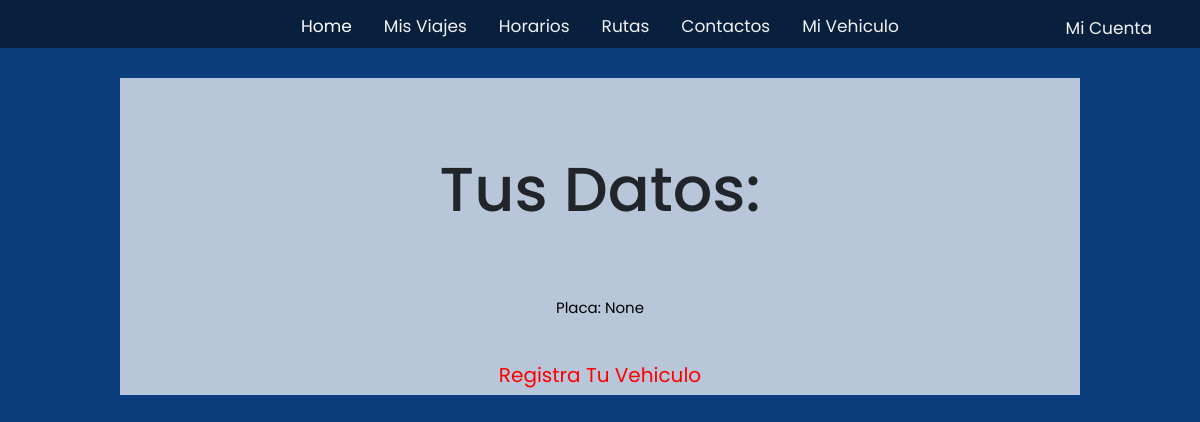
/datosVehiculo/1/ (signed in), run on an earlier commit of the app's database.
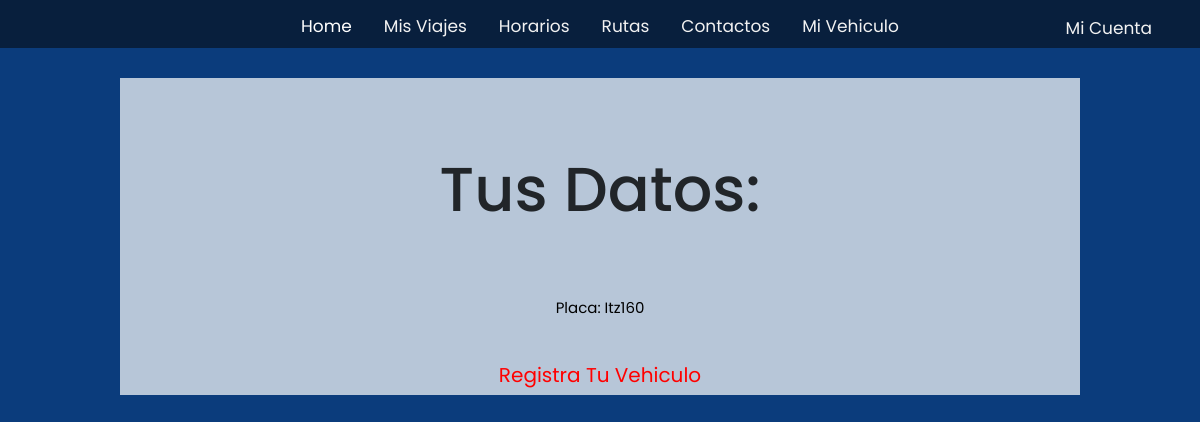
And on a later commit of the database.
### app/models.py (models this page shows)
class Vehiculo(models.Model):
    placa = models.CharField(max_length=6, validators=[MinLengthValidator(6)],blank=False, null=False, unique=True)
    color = models.SlugField(max_length=50)
    modelo = models.CharField(max_length=200)
    user = models.ForeignKey(User, on_delete=models.CASCADE, default=True)
    def __str__(self):
        return self.placa

### app/views.py (the view)
# urls.py: path('datosVehiculo/<pk>/', appViews.datosVehiculo, name="Datos Vehiculo"),
def datosVehiculo(request, pk):
    logged_in_user_vehiculo = Vehiculo.objects.filter(user_id=pk)
    return render(request, 'datosVehiculo.html', {'vehiculo': logged_in_user_vehiculo})

### app/templates/datosVehiculo.html
{% extends "layout.html" %}
{%load static%}
{% block content %}
<div class="info">
    <h1>Tus datos:</h1>
    <p> placa: {{ vehiculo.first }}  </p>
    <div class="link">
        <a href="{% url 'vehiculo'%}">Registra tu vehiculo</a>
    </div>
</div>
{% endblock %}

What changed in the data, as far as the page shows it:
added Vehiculo: first "Itz160"
Also different on the page:
{{ vehiculo.first }}: "None" → (not shown)
